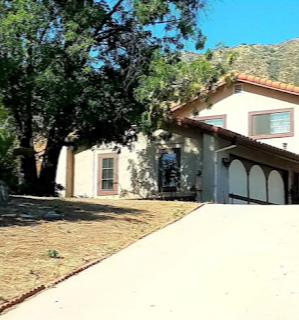
#> input picture image2_crop1.jpg, 299 x 320 px
$ jupyter execute 'Lab Exercise - 8.ipynb'
#> lines starting #> are read from the running program, lines starting #| are printed output that depends on the picture
# Lab Exercise 8: Image Stitching (Mosaicing)
•	Objective: Stitch multiple images together to form a panorama.

•	Task: Using feature detection and homography estimation, stitch two or more images into a single panoramic view.

[cell 1]
import cv2
import numpy as np
from matplotlib import pyplot as plt

[cell 2]
# Load images
img1 = cv2.imread("./image2_crop1.jpg")  # Replace with path to first image
#> img1 is the input picture: shape (320, 299, 3); mean B, G, R 133.9, 149, 141.5
img2 = cv2.imread("./image2_crop2.jpg")  # Replace with path to second image
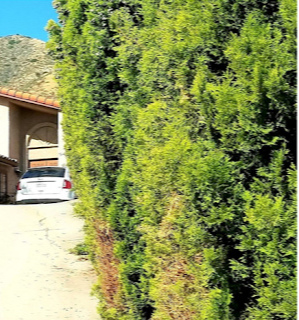
#> input picture image2_crop2.jpg, 299 x 320 px
#> img2 is the input picture: shape (320, 299, 3); mean B, G, R 88.3, 147.4, 135.9

# Display images to confirm loading
plt.figure(figsize=(10, 5))
plt.subplot(1, 2, 1)
plt.imshow(cv2.cvtColor(img1, cv2.COLOR_BGR2RGB))
plt.title("Image 1")
plt.axis('off')

plt.subplot(1, 2, 2)
plt.imshow(cv2.cvtColor(img2, cv2.COLOR_BGR2RGB))
plt.title("Image 2")
plt.axis('off')
plt.show()
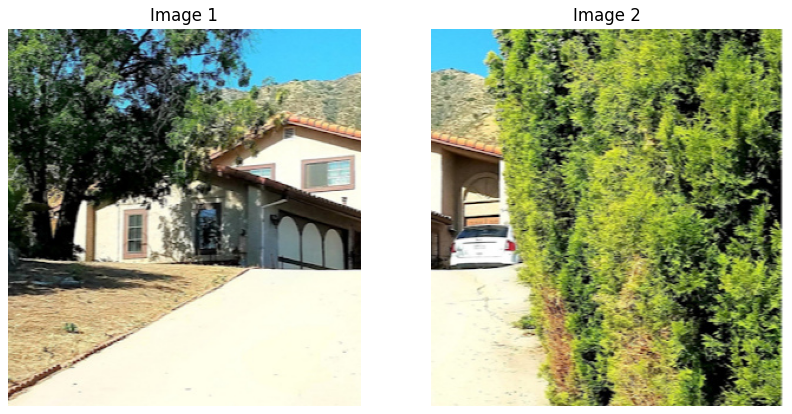
#> figure drawn by matplotlib, 2 panels

[cell 3]
# Initialize SIFT detector
sift = cv2.SIFT_create()

# Detect keypoints and descriptors for both images
keypoints1, descriptors1 = sift.detectAndCompute(img1, None)
#> keypoints1 = 1055 keypoints; strongest (x, y, size): (119, 152, 2.1), (157, 133, 4.8), (60, 178, 8), (132, 132, 2.6)
keypoints2, descriptors2 = sift.detectAndCompute(img2, None)
#> keypoints2 = 1732 keypoints; strongest (x, y, size): (27, 136, 2.2), (275, 139, 3.5), (229, 236, 2.1), (103, 103, 2.1)

# Match descriptors using Brute-Force matcher
bf = cv2.BFMatcher(cv2.NORM_L2, crossCheck=True)
matches = bf.match(descriptors1, descriptors2)
#> matches = 484 matches
matches = sorted(matches, key=lambda x: x.distance)  # Sort by distance

# Draw top matches for visualization
img_matches = cv2.drawMatches(img1, keypoints1, img2, keypoints2, matches[:50], None, flags=cv2.DrawMatchesFlags_NOT_DRAW_SINGLE_POINTS)
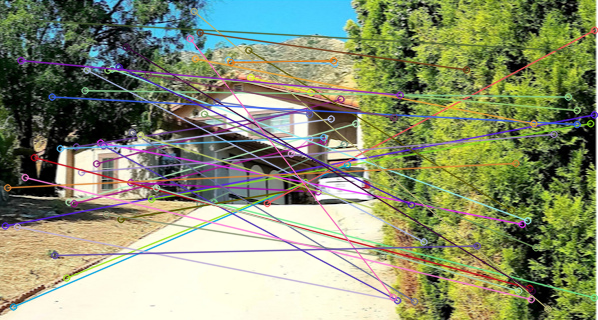
#> img_matches: shape (320, 598, 3); mean B, G, R 114.3, 145.6, 138.7

plt.figure(figsize=(15, 10))
plt.imshow(img_matches)
plt.title("Top 50 Feature Matches")
plt.axis('off')
plt.show()

[cell 4]
# Extract matched points
src_pts = np.float32([keypoints1[m.queryIdx].pt for m in matches]).reshape(-1, 1, 2)
#> src_pts = 484 rows, first 8: [290.8, 153.4], [216.5, 101.4], [96.11, 163.4], [4.86, 225.5], [213.6, 202.1], [256.9, 78.41], [250.3, 77.07], [199.6, 203.9]
dst_pts = np.float32([keypoints2[m.trainIdx].pt for m in matches]).reshape(-1, 1, 2)
#> dst_pts = 484 rows, first 8: [10.04, 138.2], [10.14, 114.1], [41.42, 98.85], [294.9, 114.5], [294.8, 297.3], [18.94, 93.07], [11.63, 91.97], [44.74, 143.8]

# Compute homography matrix using RANSAC
homography_matrix, mask = cv2.findHomography(src_pts, dst_pts, cv2.RANSAC, 5.0)
#> homography_matrix = [[-0.0343, 0.0227, 2.04], [-1.79, 0.784, 184.4], [-0.00957, 0.0041, 1]]; mask = 484 values, max 1 at index 12, min 0 at index 0, mean 0.0103
print("Homography Matrix:\n", homography_matrix)
#| Homography Matrix:
#|  [[-3.42864943e-02  2.26994467e-02  2.03745335e+00]
#|  [-1.79072854e+00  7.84065994e-01  1.84377377e+02]
#|  [-9.57273716e-03  4.10409314e-03  1.00000000e+00]]

[cell 5]
# Get dimensions for the output panorama
height, width = img1.shape[:2]
#> height = 320; width = 299
panorama = cv2.warpPerspective(img2, homography_matrix, (width * 2, height))
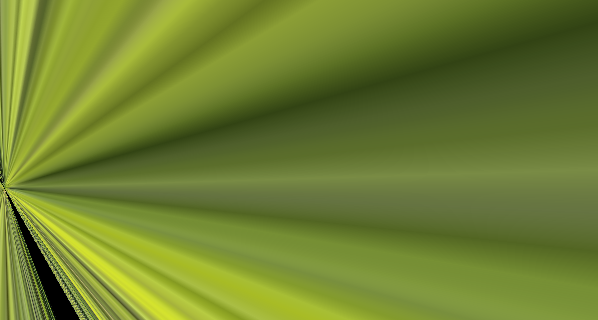
#> panorama: shape (320, 598, 3); mean B, G, R 48.4, 128.9, 110.4

# Place img1 on the panorama canvas
panorama[0:height, 0:width] = img1
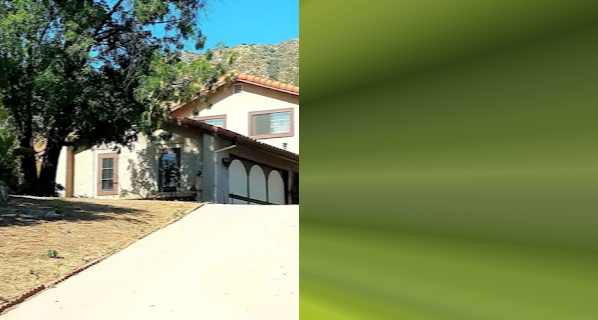
#> panorama: shape (320, 598, 3); mean B, G, R 90.3, 132.5, 119.2

# Display the panorama
plt.figure(figsize=(15, 10))
plt.imshow(cv2.cvtColor(panorama, cv2.COLOR_BGR2RGB))
plt.title("Stitched Panorama")
plt.axis('off')
plt.show()
